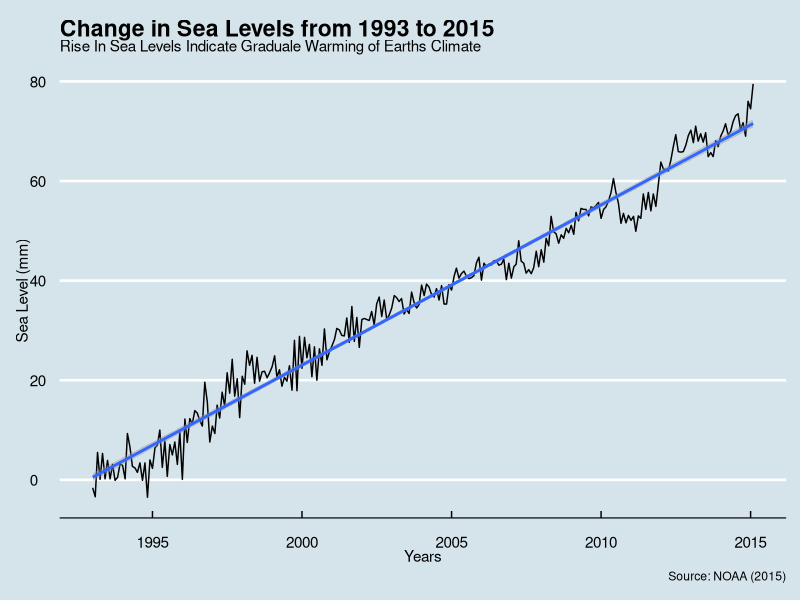

R code for this plot:
## ---- chunk 1
knitr::opts_chunk$set(echo = FALSE)

# Learn more about creating websites with Distill at:
# https://rstudio.github.io/distill/website.html

library(tidyverse)
library(ggthemes)
## ---- chunk 2
raw_data <- read_csv("csiro_alt_gmsl_mo_2015.csv", col_types = cols(
  Time = col_date(format = ""),
  GMSL = col_double()
)) %>%
  as_tibble()


## ---- chunk 3
raw_data %>%
  ggplot(mapping = aes(x = Time, y = GMSL)) +
  geom_line() +
  geom_smooth(method = "lm", formula = y ~ x, se = TRUE) +
  theme_economist() +
  labs(x = "Years", y = "Sea Level (mm)",
       title = "Change in Sea Levels from 1993 to 2015",
       subtitle = "Rise In Sea Levels Indicate Graduale Warming of Earths Climate",
       caption = "Source: NOAA (2015)")
